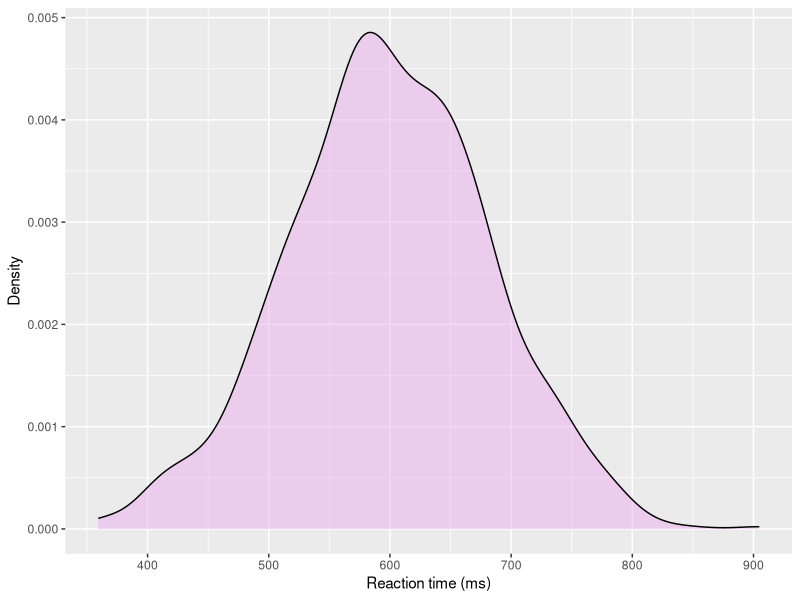

This chart was generated by the following R code:
## ---- chunk 1
knitr::opts_chunk$set(echo = TRUE, message = FALSE, warning = FALSE)
## ---- chunk 2
library(tidyverse)
library(palmerpenguins)
## ---- chunk 3
glimpse(penguins)
## ---- chunk 4
set.seed(1)
## ---- chunk 5
rt <- tibble(value = rnorm(1000, mean = 600, sd = 80))
## ---- chunk 6
rt |>
  ggplot(aes(x = value)) +
  geom_density(fill = "plum2", alpha = 0.5) +
  xlab("Reaction time (ms)") + ylab("Density")
## ---- chunk 7
set.seed(2)
## ---- chunk 8
rt2 <- bind_rows(
  tibble(value = rnorm(1000, mean = 600, sd = 80), sd = "SD = 80"),
  tibble(value = rnorm(1000, mean = 600, sd = 20), sd = "SD = 20")
)
## ---- chunk 9

## ---- chunk 10
mean(penguins$flipper_length_mm)
## ---- chunk 11
penguins |>
  na.omit() |>
  pull(flipper_length_mm) |>
  mean()

mean(penguins$flipper_length_mm, na.rm = TRUE)
## ---- chunk 12
nrow(penguins)
nrow(na.omit(penguins))
sum(is.na(penguins$flipper_length_mm))
## ---- chunk 13
median(penguins$flipper_length_mm, na.rm = TRUE)
## ---- chunk 14
find_mode <- function(x) {
  u <- unique(x)
  tab <- tabulate(match(x, u))
  u[tab == max(tab)]
}
## ---- chunk 15
find_mode(penguins$island)
find_mode(penguins$species)
## ---- chunk 16
penguins |> count(island)
penguins |> count(species)
## ---- chunk 17
sd(penguins$body_mass_g, na.rm = TRUE)
mad(penguins$body_mass_g, na.rm = TRUE)
range(penguins$body_mass_g, na.rm = TRUE)
## ---- chunk 18
diff(range(penguins$body_mass_g, na.rm = TRUE))
## ---- chunk 19
quantile(penguins$body_mass_g, na.rm = TRUE)
## ---- chunk 20
rts <- c(512, 548, 575, 590, 601, 615, 630, 644, 668, 702)
## ---- chunk 21
c(mean = mean(rts), median = median(rts), sd = sd(rts), mad = mad(rts))

rts_slow <- c(rts, 3000)
c(mean = mean(rts_slow), median = median(rts_slow), sd = sd(rts_slow), mad = mad(rts_slow))
## ---- chunk 22
penguins |>
  group_by(species) |>
  summarise(mean_mass = mean(body_mass_g, na.rm = TRUE),
            sd_mass = sd(body_mass_g, na.rm = TRUE),
            n = n())
## ---- chunk 23
penguins |>
  summarise(mean_mass = mean(body_mass_g, na.rm = TRUE),
            sd_mass = sd(body_mass_g, na.rm = TRUE),
            n = n(),
            .by = species)
## ---- chunk 24
penguins |>
  summarise(mean_mass = mean(body_mass_g, na.rm = TRUE), .by = island) |>
  arrange(desc(mean_mass))
## ---- chunk 25
count(penguins, island, species)
